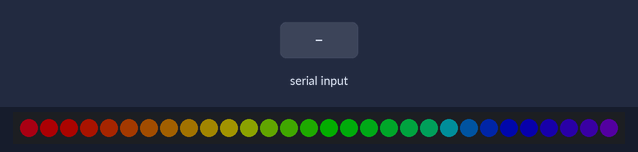
Simulated run of this sketch. Board: Arduino Uno, built with avr-gcc and run on an emulated ATmega328P. Shown: 30 RGB LEDs in strip order, left to right. The inputs (shaded band) are chosen by the test bench. Dim RGB values are drawn brighter than linear; random numbers use the default seed unless the sketch sets one.

Above: at 3.71 s.
3.8 s: "1" received over Serial
At 9.69 s:
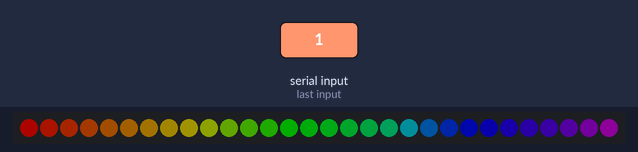
10.8 s: "0" received over Serial
At 10.8 s:
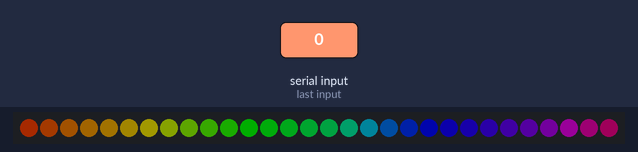

The sketch:

SystemLights2.ino
```cpp
#include "FastLED.h"

FASTLED_USING_NAMESPACE

#if defined(FASTLED_VERSION) && (FASTLED_VERSION < 3001000)
#endif

#define LED_TYPE    DOTSTAR
#define COLOR_ORDER BGR
#define NUM_LEDS    30
CRGB leds[NUM_LEDS];

#define BRIGHTNESS          50
#define FRAMES_PER_SECOND   120
#define CHANGE_INTERVAL     70

#define NOSERIAL_QUIT_TIME  5000

int   bugLevel  = 0;              //  This is just a way I manage turning debugging over serial on/off

const char header[] = "PStart";

uint8_t gHue = 0;
uint32_t serialCheck = 0;
unsigned long timeCheck = 0;

boolean hasSerial = true;

void setup() {
  //delay(3000);

  randomSeed(analogRead(A0));
  gHue = random(0,255);

  FastLED.addLeds<LED_TYPE, COLOR_ORDER>(leds, NUM_LEDS).setCorrection(TypicalLEDStrip);

  FastLED.setBrightness(BRIGHTNESS);

  Serial.begin(115200);          //  Start the Serial communication

  fill_solid( leds, NUM_LEDS, CRGB::Black);
  FastLED.show();

  while (!Serial.available()) {
    serialCheck++;
    if (serialCheck >= 100) {
      hasSerial = false;
      break;
    } else {
      FastLED.delay(10);
    }
  }

  if (hasSerial) {
    fill_solid( leds, NUM_LEDS, CRGB::White);
    FastLED.show();
  }
  bugit("Setup Complete", 10);    //  DEBUG: Confirm setup is complete
}

void loop()
{
  if (hasSerial) {
    bugit("Waiting for Header", 10);     // DEBUG: Header waiting started
    if (!waitForStartHeader())             // Header check function
    {
      bugit("Start Triggered", 10);     //  DEBUG: Header found; getting color data

      for (int pixCount = 0; pixCount < NUM_LEDS; pixCount++)       // Do this for as many Pixels defined in PixelCount
      {
        for (int color = 0; color < 3; color++)     // For the next 3 incoming bytes
        {
          while (Serial.available() < 1) {}
          leds[pixCount][color] = Serial.read();
        }
      }
      FastLED.show();
    }
  } else {
    if (Serial.available()) {
      hasSerial = true;
      return;
    }

    EVERY_N_MILLISECONDS( CHANGE_INTERVAL ) { gHue++; }
    fill_rainbow( leds, NUM_LEDS, gHue, 7);
    FastLED.show();
    FastLED.delay(1000/FRAMES_PER_SECOND);
  }
}

/**
 *  FUNC    bugit           [manages printing of debugging based on debugging level]
 *  @param  String  bugstr  [string to be be printed]
 *  @param  int     blevel  [the level at which this debugging should be ignored]
 *
*/


int bugit(String bugstr,int blevel)
{
  if (blevel < bugLevel) {
    Serial.println(bugstr);
  }
  return 0;
}

int waitForStartHeader()
{

  bugit("Waiting Loop",10);

  char buffer[3];
  int index = 0;
  timeCheck = millis();

  while (true) {

    while(!Serial.available()){
      if (millis() - timeCheck >= NOSERIAL_QUIT_TIME) {
        hasSerial = false;
        return 1;
      }
    }

    int inByte = Serial.read();

    if(inByte == -1) {
      continue;
    }

    buffer[index] = inByte;
    if(buffer[index] != header[index]) {
      index=-1;                     // not the right sequence restart
    }

    buffer[index+1] = 0;              // add null
    index++;

    if(index==6) {
      return 0;
    }
  }
}
```
